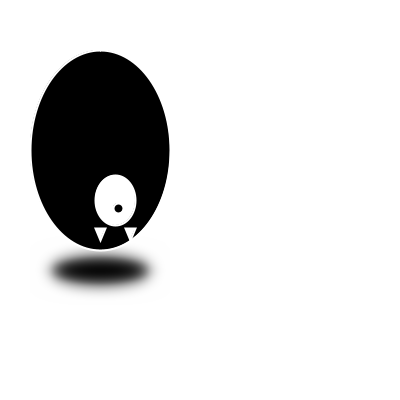
Frame 1 (no input)
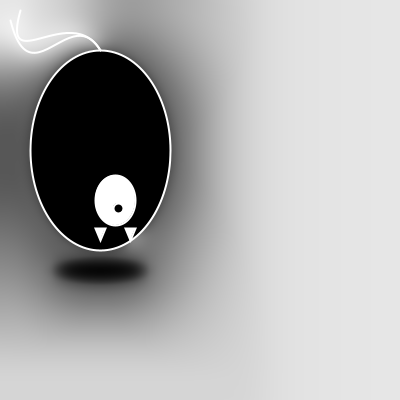
Frame 60 (the mouse pressed at the canvas centre just before this capture)
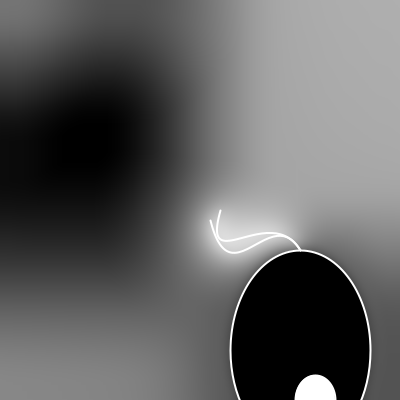
Frame 120 (the mouse held since frame 60 and released just before this capture)

The Processing sketch that drew these frames (run headless with seeded random() and noise(); from frame 60 on, the mouse is pressed at the canvas centre):

// Processing sketch: processing_8906
// ── processing_8906.pde



 void setup () {

        
size (400,400);
background(255);

smooth();
    
        noFill( );
    
        stroke( 255 );
        
        strokeWeight( 2 );
        
  
    }


    void draw () {


        
        
    

translate(mouseX,mouseY); // figure move with the mouse
fill(0);
ellipse(100, 270, 100, 30);
filter(BLUR,6);

fill( 0);
ellipse( 100, 150, 140, 200);

fill(255);
ellipse( 115, 200, 40, 50);

fill(0);
ellipse( 118, 208, 10,10);


noFill();
bezier(  10, 20,  30, 100,  70, 0, 100, 50 );

bezier(  20, 10, 0 ,80,  70, 0, 100, 50 );
    
fill(255);
triangle(125,228, 135, 228, 130, 240); 
triangle(95,228, 105, 228, 100, 240); 





    }
